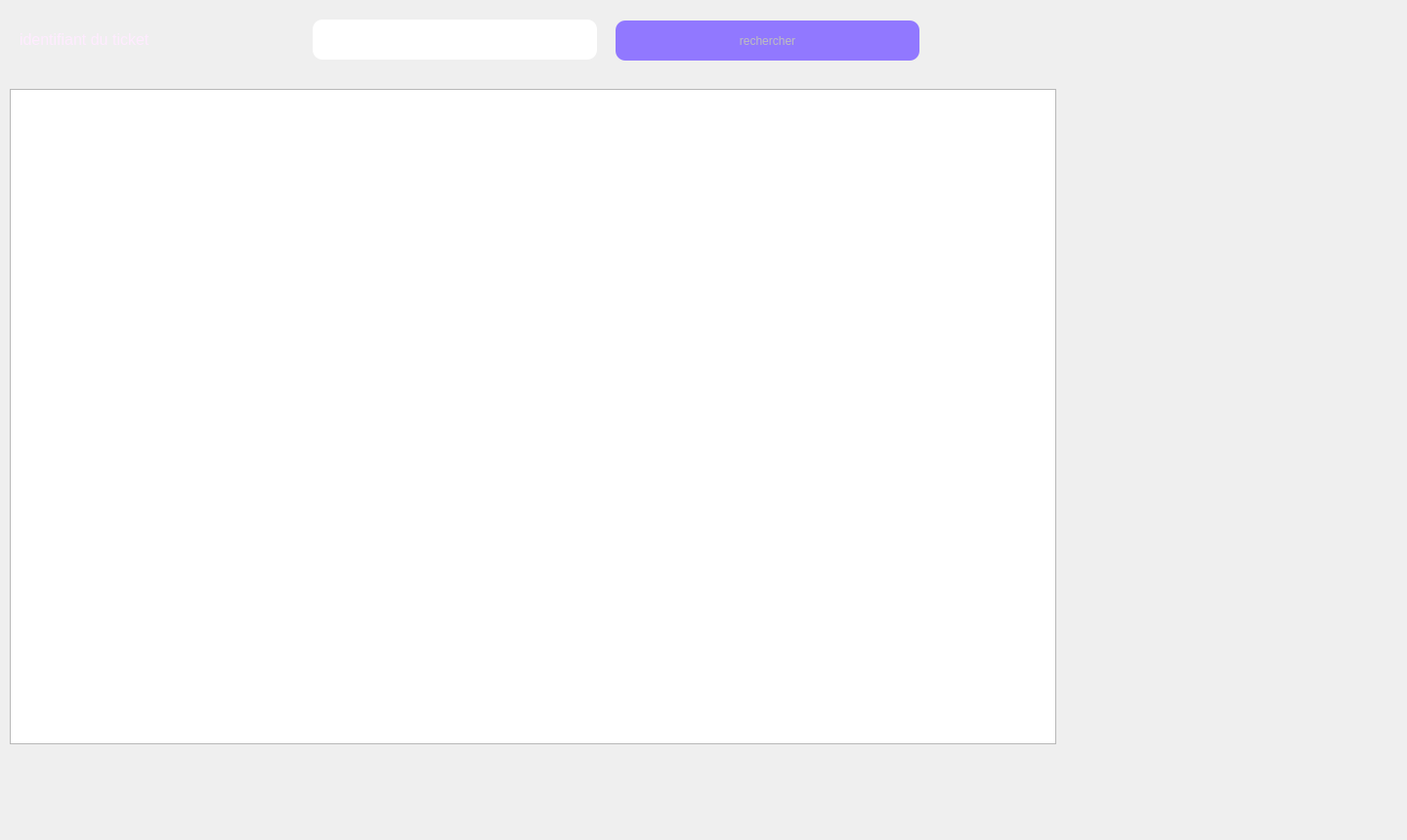
     <widget class="QWidget" name="tab_14">
      <attribute name="title">
       <string>rechercher</string>
      </attribute>
      <widget class="QLabel" name="label_35">
       <property name="geometry">
        <rect>
         <x>20</x>
         <y>10</y>
         <width>291</width>
         <height>61</height>
        </rect>
       </property>
       <property name="palette">
        <palette>
         <active>
          <colorrole role="WindowText">
           <brush brushstyle="SolidPattern">
            <color alpha="255">
             <red>255</red>
             <green>235</green>
             <blue>255</blue>
            </color>
           </brush>
          </colorrole>
          <colorrole role="Button">
           <brush brushstyle="SolidPattern">
            <color alpha="255">
             <red>255</red>
             <green>255</green>
             <blue>255</blue>
            </color>
           </brush>
          </colorrole>
          <colorrole role="Light">
           <brush brushstyle="SolidPattern">
            <color alpha="255">
             <red>255</red>
             <green>255</green>
             <blue>255</blue>
            </color>
           </brush>
          </colorrole>
          <colorrole role="Midlight">
           <brush brushstyle="SolidPattern">
            <color alpha="255">
             <red>255</red>
             <green>255</green>
             <blue>255</blue>
            </color>
           </brush>
          </colorrole>
          <colorrole role="Dark">
           <brush brushstyle="SolidPattern">
            <color alpha="255">
             <red>127</red>
             <green>127</green>
             <blue>127</blue>
            </color>
           </brush>
          </colorrole>
          <colorrole role="Mid">
           <brush brushstyle="SolidPattern">
            <color alpha="255">
             <red>170</red>
             <green>170</green>
             <blue>170</blue>
            </color>
           </brush>
          </colorrole>
          <colorrole role="Text">
           <brush brushstyle="SolidPattern">
            <color alpha="255">
             <red>0</red>
             <green>0</green>
             <blue>0</blue>
            </color>
           </brush>
          </colorrole>
          <colorrole role="BrightText">
           <brush brushstyle="SolidPattern">
            <color alpha="255">
             <red>255</red>
             <green>255</green>
             <blue>255</blue>
            </color>
           </brush>
          </colorrole>
          <colorrole role="ButtonText">
           <brush brushstyle="SolidPattern">
            <color alpha="255">
             <red>0</red>
             <green>0</green>
             <blue>0</blue>
            </color>
           </brush>
          </colorrole>
          <colorrole role="Base">
           <brush brushstyle="SolidPattern">
            <color alpha="255">
             <red>255</red>
             <green>255</green>
             <blue>255</blue>
            </color>
           </brush>
          </colorrole>
          <colorrole role="Window">
           <brush brushstyle="SolidPattern">
            <color alpha="255">
             <red>255</red>
             <green>255</green>
             <blue>255</blue>
            </color>
           </brush>
          </colorrole>
          <colorrole role="Shadow">
           <brush brushstyle="SolidPattern">
            <color alpha="255">
             <red>0</red>
             <green>0</green>
             <blue>0</blue>
            </color>
           </brush>
          </colorrole>
          <colorrole role="AlternateBase">
           <brush brushstyle="SolidPattern">
            <color alpha="255">
             <red>255</red>
             <green>255</green>
             <blue>255</blue>
            </color>
           </brush>
          </colorrole>
          <colorrole role="ToolTipBase">
           <brush brushstyle="SolidPattern">
            <color alpha="255">
             <red>255</red>
             <green>255</green>
             <blue>220</blue>
            </color>
           </brush>
          </colorrole>
          <colorrole role="ToolTipText">
           <brush brushstyle="SolidPattern">
            <color alpha="255">
             <red>0</red>
             <green>0</green>
             <blue>0</blue>
            </color>
           </brush>
          </colorrole>
          <colorrole role="PlaceholderText">
           <brush brushstyle="SolidPattern">
            <color alpha="128">
             <red>0</red>
             <green>0</green>
             <blue>0</blue>
            </color>
           </brush>
          </colorrole>
         </active>
         <inactive>
          <colorrole role="WindowText">
           <brush brushstyle="SolidPattern">
            <color alpha="255">
             <red>255</red>
             <green>235</green>
             <blue>255</blue>
            </color>
           </brush>
          </colorrole>
          <colorrole role="Button">
           <brush brushstyle="SolidPattern">
            <color alpha="255">
             <red>255</red>
             <green>255</green>
             <blue>255</blue>
            </color>
           </brush>
          </colorrole>
          <colorrole role="Light">
           <brush brushstyle="SolidPattern">
            <color alpha="255">
             <red>255</red>
             <green>255</green>
             <blue>255</blue>
            </color>
           </brush>
          </colorrole>
          <colorrole role="Midlight">
           <brush brushstyle="SolidPattern">
            <color alpha="255">
             <red>255</red>
             <green>255</green>
             <blue>255</blue>
            </color>
           </brush>
          </colorrole>
          <colorrole role="Dark">
           <brush brushstyle="SolidPattern">
            <color alpha="255">
             <red>127</red>
             <green>127</green>
             <blue>127</blue>
            </color>
           </brush>
          </colorrole>
          <colorrole role="Mid">
           <brush brushstyle="SolidPattern">
            <color alpha="255">
             <red>170</red>
             <green>170</green>
             <blue>170</blue>
            </color>
           </brush>
          </colorrole>
          <colorrole role="Text">
           <brush brushstyle="SolidPattern">
            <color alpha="255">
             <red>0</red>
             <green>0</green>
             <blue>0</blue>
            </color>
           </brush>
          </colorrole>
          <colorrole role="BrightText">
           <brush brushstyle="SolidPattern">
            <color alpha="255">
             <red>255</red>
             <green>255</green>
             <blue>255</blue>
            </color>
           </brush>
          </colorrole>
          <colorrole role="ButtonText">
           <brush brushstyle="SolidPattern">
            <color alpha="255">
             <red>0</red>
             <green>0</green>
             <blue>0</blue>
            </color>
           </brush>
          </colorrole>
          <colorrole role="Base">
           <brush brushstyle="SolidPattern">
            <color alpha="255">
             <red>255</red>
             <green>255</green>
             <blue>255</blue>
            </color>
           </brush>
          </colorrole>
          <colorrole role="Window">
           <brush brushstyle="SolidPattern">
            <color alpha="255">
             <red>255</red>
             <green>255</green>
             <blue>255</blue>
            </color>
           </brush>
          </colorrole>
          <colorrole role="Shadow">
           <brush brushstyle="SolidPattern">
            <color alpha="255">
             <red>0</red>
             <green>0</green>
             <blue>0</blue>
            </color>
           </brush>
          </colorrole>
          <colorrole role="AlternateBase">
           <brush brushstyle="SolidPattern">
            <color alpha="255">
             <red>255</red>
             <green>255</green>
             <blue>255</blue>
            </color>
           </brush>
          </colorrole>
          <colorrole role="ToolTipBase">
           <brush brushstyle="SolidPattern">
            <color alpha="255">
             <red>255</red>
             <green>255</green>
             <blue>220</blue>
            </color>
           </brush>
          </colorrole>
          <colorrole role="ToolTipText">
           <brush brushstyle="SolidPattern">
            <color alpha="255">
             <red>0</red>
             <green>0</green>
             <blue>0</blue>
            </color>
           </brush>
          </colorrole>
          <colorrole role="PlaceholderText">
           <brush brushstyle="SolidPattern">
            <color alpha="128">
             <red>0</red>
             <green>0</green>
             <blue>0</blue>
            </color>
           </brush>
          </colorrole>
         </inactive>
         <disabled>
          <colorrole role="WindowText">
           <brush brushstyle="SolidPattern">
            <color alpha="255">
             <red>127</red>
             <green>127</green>
             <blue>127</blue>
            </color>
           </brush>
          </colorrole>
          <colorrole role="Button">
           <brush brushstyle="SolidPattern">
            <color alpha="255">
             <red>255</red>
             <green>255</green>
             <blue>255</blue>
            </color>
           </brush>
          </colorrole>
          <colorrole role="Light">
           <brush brushstyle="SolidPattern">
            <color alpha="255">
             <red>255</red>
             <green>255</green>
             <blue>255</blue>
            </color>
           </brush>
          </colorrole>
          <colorrole role="Midlight">
           <brush brushstyle="SolidPattern">
            <color alpha="255">
             <red>255</red>
             <green>255</green>
             <blue>255</blue>
            </color>
           </brush>
          </colorrole>
          <colorrole role="Dark">
           <brush brushstyle="SolidPattern">
            <color alpha="255">
             <red>127</red>
             <green>127</green>
             <blue>127</blue>
            </color>
           </brush>
          </colorrole>
          <colorrole role="Mid">
           <brush brushstyle="SolidPattern">
            <color alpha="255">
             <red>170</red>
             <green>170</green>
             <blue>170</blue>
            </color>
           </brush>
          </colorrole>
          <colorrole role="Text">
           <brush brushstyle="SolidPattern">
            <color alpha="255">
             <red>127</red>
             <green>127</green>
             <blue>127</blue>
            </color>
           </brush>
          </colorrole>
          <colorrole role="BrightText">
           <brush brushstyle="SolidPattern">
            <color alpha="255">
             <red>255</red>
             <green>255</green>
             <blue>255</blue>
            </color>
           </brush>
          </colorrole>
          <colorrole role="ButtonText">
           <brush brushstyle="SolidPattern">
            <color alpha="255">
             <red>127</red>
             <green>127</green>
             <blue>127</blue>
            </color>
           </brush>
          </colorrole>
          <colorrole role="Base">
           <brush brushstyle="SolidPattern">
            <color alpha="255">
             <red>255</red>
             <green>255</green>
             <blue>255</blue>
            </color>
           </brush>
          </colorrole>
          <colorrole role="Window">
           <brush brushstyle="SolidPattern">
            <color alpha="255">
             <red>255</red>
             <green>255</green>
             <blue>255</blue>
            </color>
           </brush>
          </colorrole>
          <colorrole role="Shadow">
           <brush brushstyle="SolidPattern">
            <color alpha="255">
             <red>0</red>
             <green>0</green>
             <blue>0</blue>
            </color>
           </brush>
          </colorrole>
          <colorrole role="AlternateBase">
           <brush brushstyle="SolidPattern">
            <color alpha="255">
             <red>255</red>
             <green>255</green>
             <blue>255</blue>
            </color>
           </brush>
          </colorrole>
          <colorrole role="ToolTipBase">
           <brush brushstyle="SolidPattern">
            <color alpha="255">
             <red>255</red>
             <green>255</green>
             <blue>220</blue>
            </color>
           </brush>
          </colorrole>
          <colorrole role="ToolTipText">
           <brush brushstyle="SolidPattern">
            <color alpha="255">
             <red>0</red>
             <green>0</green>
             <blue>0</blue>
            </color>
           </brush>
          </colorrole>
          <colorrole role="PlaceholderText">
           <brush brushstyle="SolidPattern">
            <color alpha="128">
             <red>0</red>
             <green>0</green>
             <blue>0</blue>
            </color>
           </brush>
          </colorrole>
         </disabled>
        </palette>
       </property>
       <property name="text">
        <string>&lt;html&gt;&lt;head/&gt;&lt;body&gt;&lt;p&gt;&lt;span style=&quot; font-size:12pt;&quot;&gt;identifiant du ticket&lt;/span&gt;&lt;/p&gt;&lt;/body&gt;&lt;/html&gt;</string>
       </property>
      </widget>
      <widget class="QLineEdit" name="lineEdit_10">
       <property name="geometry">
        <rect>
         <x>320</x>
         <y>20</y>
         <width>291</width>
         <height>41</height>
        </rect>
       </property>
       <property name="styleSheet">
        <string notr="true">border-radius: 10px;</string>
       </property>
      </widget>
      <widget class="QPushButton" name="pushButton_6">
       <property name="enabled">
        <bool>false</bool>
       </property>
       <property name="geometry">
        <rect>
         <x>630</x>
         <y>21</y>
         <width>311</width>
         <height>41</height>
        </rect>
       </property>
       <property name="cursor">
        <cursorShape>PointingHandCursor</cursorShape>
       </property>
       <property name="styleSheet">
        <string notr="true">background-color: rgb(0, 0, 255);
background-color: rgb(145, 120, 255);
border-radius: 10px;</string>
       </property>
       <property name="text">
        <string>rechercher</string>
       </property>
      </widget>
      <widget class="QLabel" name="label_45">
       <property name="geometry">
        <rect>
         <x>0</x>
         <y>0</y>
         <width>1431</width>
         <height>851</height>
        </rect>
       </property>
       <property name="text">
        <string/>
       </property>
       <property name="pixmap">
        <pixmap>../images/bg.v1.jpg</pixmap>
       </property>
      </widget>
      <widget class="QTableView" name="tabticrec">
       <property name="geometry">
        <rect>
         <x>10</x>
         <y>91</y>
         <width>1071</width>
         <height>671</height>
        </rect>
       </property>
      </widget>
      <widget class="QLabel" name="label_69">
       <property name="geometry">
        <rect>
         <x>0</x>
         <y>0</y>
         <width>1321</width>
         <height>731</height>
        </rect>
       </property>
       <property name="text">
        <string/>
       </property>
       <property name="pixmap">
        <pixmap>../../Downloads/back.png</pixmap>
       </property>
      </widget>
      <zorder>label_69</zorder>
      <zorder>label_45</zorder>
      <zorder>label_35</zorder>
      <zorder>lineEdit_10</zorder>
      <zorder>pushButton_6</zorder>
      <zorder>tabticrec</zorder>
     </widget>
